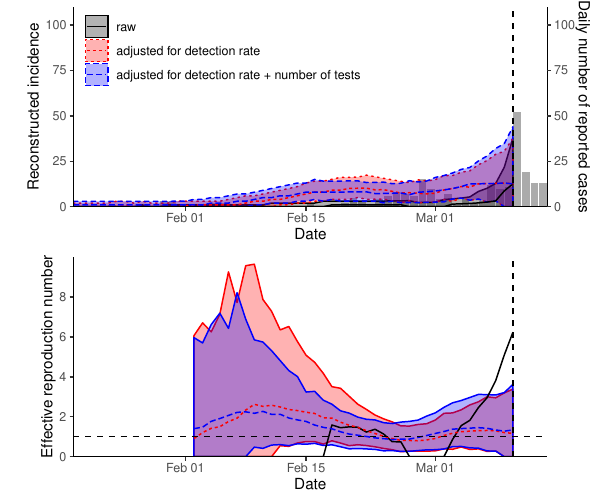

Write the R code that produced this figure.
library(ggplot2); theme_set(theme_bw())

load("R_t_seoul_censor.rda")
load("R_t_seoul_censor_detect.rda")
load("R_t_seoul_censor_raw.rda")

rt_censor <- R_t_seoul_censor %>%
  bind_rows(.id="sim") %>%
  group_by(date) %>%
  summarize(
    median=median(IRt, na.rm=TRUE),
    lwr=quantile(IRt, 0.025, na.rm=TRUE),
    upr=quantile(IRt, 0.975, na.rm=TRUE)
  ) %>%
  mutate(
    group="adjusted for detection rate + number of tests"
  )

rt_censor_detect <- R_t_seoul_censor_detect %>%
  bind_rows(.id="sim") %>%
  group_by(date) %>%
  summarize(
    median=median(IRt, na.rm=TRUE),
    lwr=quantile(IRt, 0.025, na.rm=TRUE),
    upr=quantile(IRt, 0.975, na.rm=TRUE)
  ) %>%
  mutate(
    group="adjusted for detection rate"
  )

rt_censor_raw <- R_t_seoul_censor_raw %>%
  bind_rows(.id="sim") %>%
  group_by(date) %>%
  summarize(
    median=median(IRt, na.rm=TRUE),
    lwr=quantile(IRt, 0.025, na.rm=TRUE),
    upr=quantile(IRt, 0.975, na.rm=TRUE)
  ) %>%
  mutate(
    group="raw"
  )

rt_all <- bind_rows(rt_censor, rt_censor_detect, rt_censor_raw) %>%
  mutate(
    group=factor(group, level=c("raw",
                                "adjusted for detection rate",
                                "adjusted for detection rate + number of tests"))
  )

geo <- read_xlsx("data/COVID19-Korea-2020-03-13.xlsx", na="NA", sheet=3)

geo$date_report[geo$time_report==16 & !is.na(geo$time_report)] <- geo$date_report[geo$time_report==16 & !is.na(geo$time_report)] + 1

reconstruct_case <- reconstruct_censor %>%
  bind_rows(.id="sim") %>%
  group_by(date) %>%
  summarize(
    median=median(case),
    lwr=quantile(case, 0.025),
    upr=quantile(case, 0.975)
  ) %>%
  mutate(
    group="adjusted for detection rate + number of tests"
  )

reconstruct_case_detect <- reconstruct_censor_detect %>%
  bind_rows(.id="sim") %>%
  group_by(date) %>%
  summarize(
    median=median(case),
    lwr=quantile(case, 0.025),
    upr=quantile(case, 0.975)
  ) %>%
  mutate(
    group="adjusted for detection rate"
  )

reconstruct_case_raw <- reconstruct_censor_raw %>%
  bind_rows(.id="sim") %>%
  group_by(date) %>%
  summarize(
    median=median(case),
    lwr=quantile(case, 0.025),
    upr=quantile(case, 0.975)
  ) %>%
  mutate(
    group="raw"
  )

reconstruct_case_all <- bind_rows(reconstruct_case, reconstruct_case_detect, reconstruct_case_raw) %>%
  mutate(
    group=factor(group, level=c("raw",
                                "adjusted for detection rate",
                                "adjusted for detection rate + number of tests"))
  )

g1 <- ggplot(geo) +
  geom_bar(aes(as.Date(date_report)-0.5, Seoul), stat="identity", alpha=0.5) +
  geom_ribbon(data=reconstruct_case_all, aes(date, ymin=lwr, ymax=upr, col=group, fill=group, lty=group), alpha=0.3) +
  geom_line(data=reconstruct_case_all, aes(date, median, col=group, lty=group)) +
  geom_vline(xintercept=as.Date("2020-03-10"), lty=2) +
  scale_color_manual(values=c(1, 2, 4)) +
  scale_fill_manual(values=c(1, 2, 4)) +
  scale_x_date("Date", expand=c(0, 0), limits=as.Date(c("2020-01-19", "2020-03-14"))) +
  scale_y_continuous("Reconstructed incidence", limits=c(0, 110), expand=c(0, 0),
                     sec.axis = sec_axis(~ ., name = "Daily number of reported cases")) +
  theme(
    panel.grid = element_blank(),
    panel.border = element_blank(),
    axis.line = element_line(),
    legend.position = c(0.31, 0.8),
    legend.title = element_blank(),
    plot.margin = margin(5, 5, 5, 20, unit="pt")
  )

g2 <- ggplot(mutate(rt_all, upr=ifelse(group=="raw", NA, upr))) +
  geom_ribbon(aes(date, ymin=lwr, ymax=upr, col=group, fill=group), alpha=0.3) +
  geom_line(aes(date, median, col=group, lty=group)) +
  geom_hline(yintercept=1, lty=2) + 
  geom_vline(xintercept=as.Date("2020-03-10"), lty=2) +
  scale_color_manual(values=c(1, 2, 4)) +
  scale_fill_manual(values=c(1, 2, 4)) +
  scale_x_date("Date", expand=c(0, 0), limits=as.Date(c("2020-01-19", "2020-03-14"))) +
  scale_y_continuous("Effective reproduction number", limits=c(0, 10), expand=c(0, 0),
                     breaks=c(0, 2, 4, 6, 8)) +
  theme(
    panel.grid = element_blank(),
    panel.border = element_blank(),
    axis.line = element_line(),
    legend.position = "none",
    legend.title = element_blank(),
    plot.margin = margin(5, 38, 5, 30, unit="pt")
  )

gseoul <- arrangeGrob(g1, g2, nrow=2)

ggsave("figure_R_t_seoul.pdf", gseoul, width=6, height=5)
